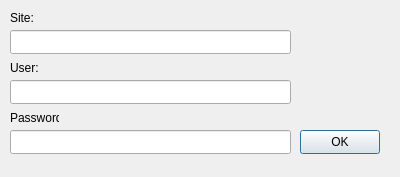
<?xml version="1.0" encoding="UTF-8"?>
<ui version="4.0">
 <class>AddSite</class>
 <widget class="QDialog" name="AddSite">
  <property name="geometry">
   <rect>
    <x>0</x>
    <y>0</y>
    <width>400</width>
    <height>177</height>
   </rect>
  </property>
  <property name="windowTitle">
   <string>Dialog</string>
  </property>
  <widget class="QLineEdit" name="editSite">
   <property name="geometry">
    <rect>
     <x>10</x>
     <y>30</y>
     <width>281</width>
     <height>24</height>
    </rect>
   </property>
  </widget>
  <widget class="QLabel" name="label">
   <property name="geometry">
    <rect>
     <x>10</x>
     <y>10</y>
     <width>49</width>
     <height>16</height>
    </rect>
   </property>
   <property name="text">
    <string>Site:</string>
   </property>
  </widget>
  <widget class="QLineEdit" name="editUser">
   <property name="geometry">
    <rect>
     <x>10</x>
     <y>80</y>
     <width>281</width>
     <height>24</height>
    </rect>
   </property>
  </widget>
  <widget class="QLabel" name="label_2">
   <property name="geometry">
    <rect>
     <x>10</x>
     <y>60</y>
     <width>49</width>
     <height>16</height>
    </rect>
   </property>
   <property name="text">
    <string>User:</string>
   </property>
  </widget>
  <widget class="QLineEdit" name="editPwd">
   <property name="geometry">
    <rect>
     <x>10</x>
     <y>130</y>
     <width>281</width>
     <height>24</height>
    </rect>
   </property>
   <property name="echoMode">
    <enum>QLineEdit::Password</enum>
   </property>
  </widget>
  <widget class="QLabel" name="label_3">
   <property name="geometry">
    <rect>
     <x>10</x>
     <y>110</y>
     <width>49</width>
     <height>16</height>
    </rect>
   </property>
   <property name="text">
    <string>Password:</string>
   </property>
  </widget>
  <widget class="QPushButton" name="buttonAccept">
   <property name="geometry">
    <rect>
     <x>300</x>
     <y>130</y>
     <width>80</width>
     <height>24</height>
    </rect>
   </property>
   <property name="text">
    <string>OK</string>
   </property>
  </widget>
 </widget>
 <resources/>
 <connections>
  <connection>
   <sender>buttonAccept</sender>
   <signal>clicked()</signal>
   <receiver>AddSite</receiver>
   <slot>accept()</slot>
   <hints>
    <hint type="sourcelabel">
     <x>349</x>
     <y>101</y>
    </hint>
    <hint type="destinationlabel">
     <x>199</x>
     <y>88</y>
    </hint>
   </hints>
  </connection>
 </connections>
</ui>
